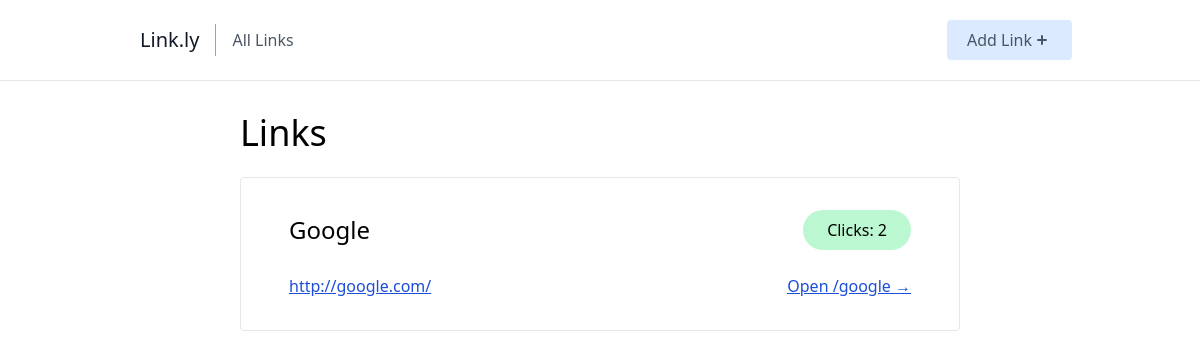
Before: / with the older database file.
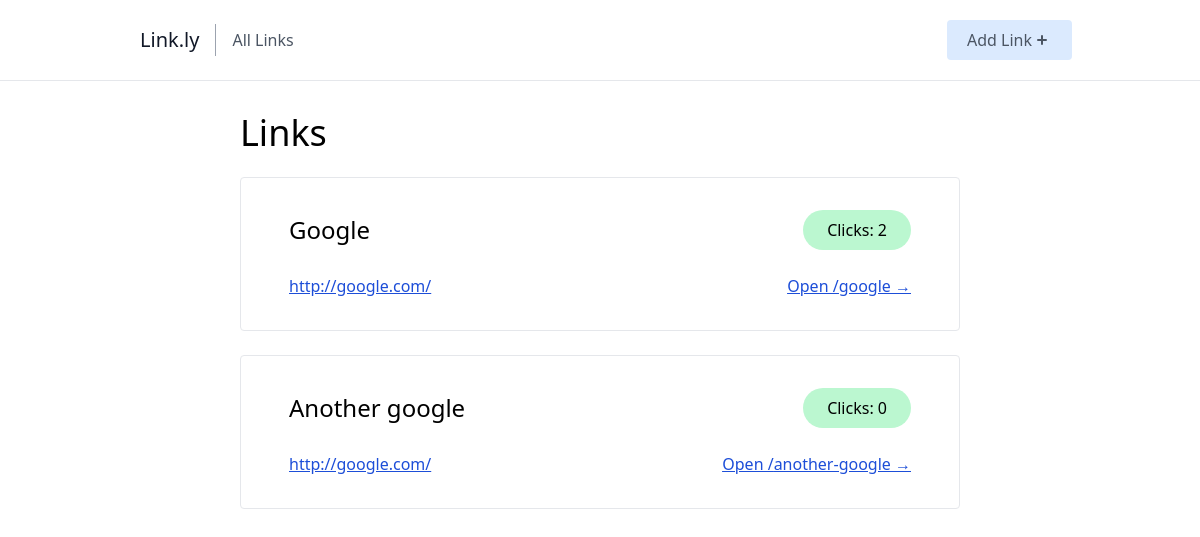
After: the same page with the newer database file.
### links/models.py (models this page shows, shortened)
class Link(models.Model):
    name = models.CharField(max_length=50, unique=True)
    url = models.URLField(max_length=200)
    slug = models.SlugField(unique=True, blank=True)
    clicks = models.PositiveIntegerField(default=0)

### links/views.py (the view)
# urls.py: path('', views.index, name='home'),
def index(req):
    context = {
        'links': Link.objects.all()
    }
    return render(req, 'links/index.html', context)

### links/templates/links/index.html
{% extends 'links/_base.html' %} {% block content %}
<div class="sm:w-2/3 mx-auto px-10">
    <h1 class="text-4xl mb-2">Links</h1>
    {% for link in links %}
    <div class="border rounded px-12 py-8 my-6 hover:bg-gray-50">
        <div class="flex justify-between items-center pb-6">
            <p class="text-2xl">{{link.name}}</p>
            <p class="rounded-full bg-green-200 px-6 py-2">Clicks: {{link.clicks}}</p>
        </div>
        <div class="flex justify-between items-center">
            <p><a class="underline text-blue-700" href="{{link.url}}">{{link.url}}</a></p>
            <p class="underline underline text-blue-700">
                <a target="_blank" href="{% url 'root-link' link.slug %}"
                    >Open /{{link.slug}} →</a
                >
            </p>
        </div>
    </div>
    {% endfor %}
</div>
{% endblock content %}

### links/templates/links/_base.html (shortened to what this page needs)
<html>
    <head>
        <script src="https://cdn.tailwindcss.com"></script>
    </head>
    <body class="">
        <header class="text-gray-600 body-font border-b mb-8">
            <div
                class="container mx-auto flex flex-wrap px-10 py-5 flex-col md:flex-row items-center"
            >
                <a
                    href="{% url 'home' %}"
                    class="flex title-font font-medium items-center text-gray-900 mb-4 md:mb-0"
                >
                    <span class="ml-3 text-xl">Link.ly</span>
                </a>
                <nav
                    class="md:mr-auto md:ml-4 md:py-1 md:pl-4 md:border-l md:border-gray-400 flex flex-wrap items-center text-base justify-center"
                >
                    <a href="{% url 'home' %}" class="mr-5 hover:text-gray-900"
                        >All Links</a
                    >
                </nav>
                <a href="{% url 'create-link' %}">
                    <button
                        class="inline-flex items-center bg-blue-100 border-0 py-2 px-5 focus:outline-none hover:bg-blue-200 rounded text-base mt-4 md:mt-0"
                    >
                        Add Link
                        <svg
                            xmlns="http://www.w3.org/2000/svg"
                            class="h-5 w-5"
                            viewBox="0 0 20 20"
                            fill="currentColor"
                        >
                            <path
                                fill-rule="evenodd"
                                d="M10 5a1 1 0 011 1v3h3a1 1 0 110 2h-3v3a1 1 0 11-2 0v-3H6a1 1 0 110-2h3V6a1 1 0 011-1z"
                                clip-rule="evenodd"
                            />
                        </svg>
                    </button>
                </a>
            </div>
        </header>
        <div>{% block content %} {% endblock content %}</div>
    </body>
</html>

Changed rows visible on the page:
added Link: name "Another google", clicks "0", url "http://google.com/", slug "another-google"
